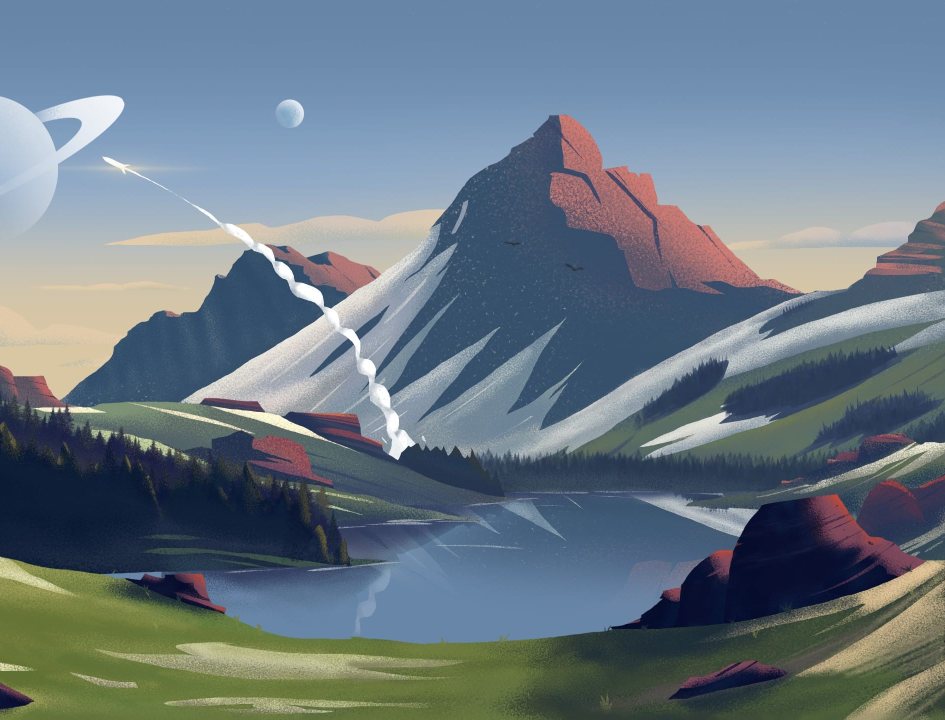
#> input picture mergeImages/RightSide.jpg, 1890 x 1439 px (shown at 1/2 size)
$ python image_stitching_short.py
#> lines starting #> are read from the running program, lines starting #| are printed output that depends on the picture
import cv2
import numpy as np
import matplotlib.pyplot as plt
from random import randrange

# towardsdatascience is the source

#img_ = cv2.imread('../testing_images_pi/image_for_testing_3.jpg')
img_ = cv2.imread('../mergeImages/RightSide.jpg')
#> img_ is the input picture: shape (1439, 1890, 3); mean B, G, R 131.3, 120.3, 106
img1 = cv2.cvtColor(img_, cv2.COLOR_BGR2GRAY)
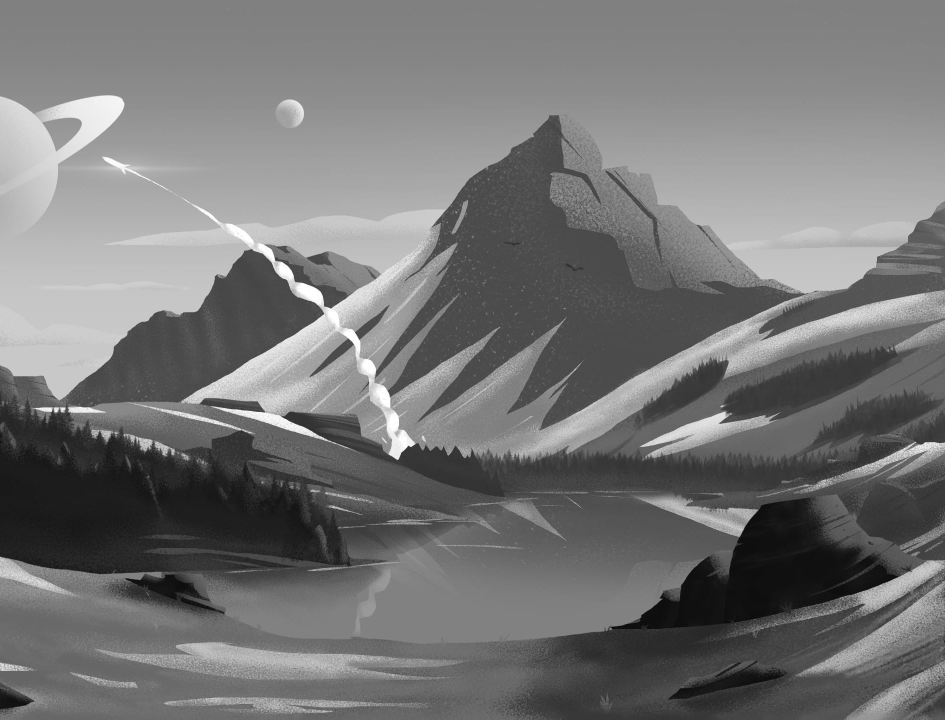
#> img1: shape (1439, 1890) (shown at 1/2 size); min 2, max 255, mean 117.3

#img = cv2.imread('../testing_images_pi/image_for_testing_2.jpg')
img = cv2.imread('../mergeImages/LeftSide.jpg')
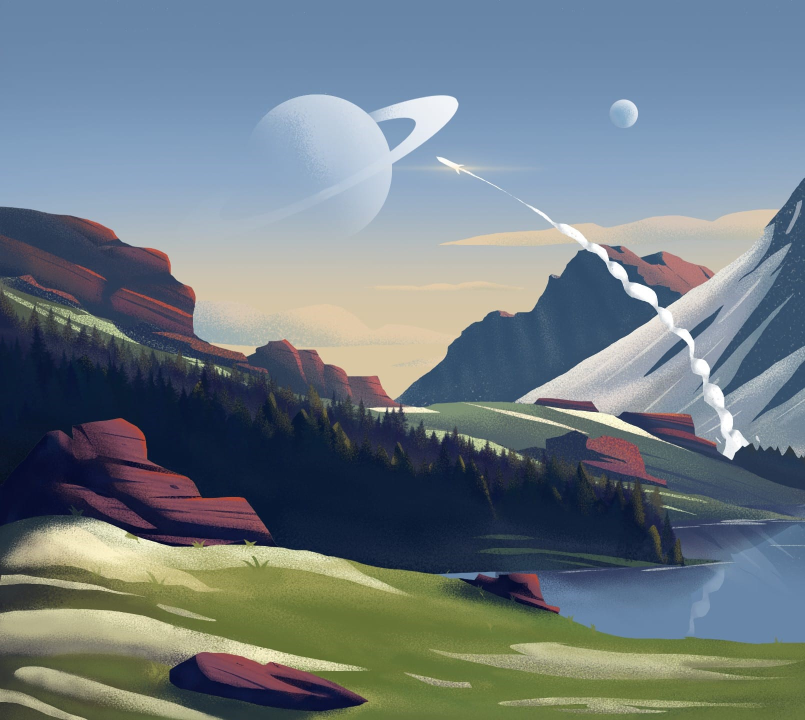
#> input picture mergeImages/LeftSide.jpg, 1610 x 1440 px (shown at 1/2 size)
#> img is the input picture: shape (1440, 1610, 3); mean B, G, R 129.6, 122.4, 110
img2 = cv2.cvtColor(img, cv2.COLOR_BGR2GRAY)
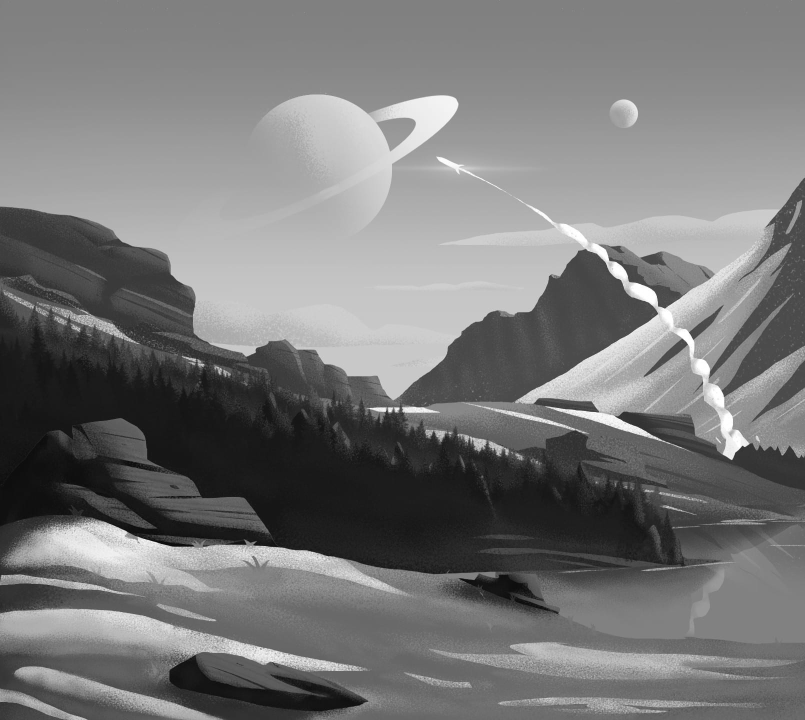
#> img2: shape (1440, 1610) (shown at 1/2 size); min 1, max 255, mean 119.6


orb = cv2.ORB_create(nfeatures=2000)

# find the keypoints and descriptors with SIFT
kp1, des1 = orb.detectAndCompute(img1, None)
#> kp1 = 2000 keypoints; strongest (x, y, size): (817, 892, 31), (795, 918, 31), (816, 893, 37.2), (794, 918, 37.2)
kp2, des2 = orb.detectAndCompute(img2, None)
#> kp2 = 2000 keypoints; strongest (x, y, size): (1485, 892, 31), (1463, 918, 31), (1484, 893, 37.2), (1463, 917, 44.6)
# BFMatcher with default params
bf = cv2.BFMatcher()
matches = bf.knnMatch(des1, des2, k=2)
#> matches = 2000 matches

# print matches
# Apply ratio test
good = []
for m in matches:
    if m[0].distance < 0.5 * m[1].distance:
        good.append(m)
#> after the loop, good = 389 matches
matches = np.asarray(good)

'''print matches[2,0].queryIdx
print matches[2,0].trainIdx
print matches[2,0].distance'''

if len(matches[:, 0]) >= 4:
    src = np.float32([kp1[m.queryIdx].pt for m in matches[:, 0]]).reshape(-1, 1, 2)
#> src = 389 rows, first 8: [260, 873], [896, 909], [364, 909], [345, 909], [191, 871], [325, 909], [378, 917], [751, 556]
    dst = np.float32([kp2[m.trainIdx].pt for m in matches[:, 0]]).reshape(-1, 1, 2)
#> dst = 389 rows, first 8: [928, 873], [1564, 909], [1032, 909], [1013, 909], [859, 871], [993, 909], [1046, 917], [1419, 556]

    H, masked = cv2.findHomography(src, dst, cv2.RANSAC, 5.0)
#> H = [[0.999, 0.00019, 667.9], [-0.00039, 0.999, 0.347], [-3.64e-07, -2.38e-07, 1]]; masked = 389 values from 1 to 1
    print(H)
#| [[ 9.99050837e-01  1.90356822e-04  6.67875599e+02]
#|  [-3.90455417e-04  9.99401970e-01  3.46963860e-01]
#|  [-3.63707892e-07 -2.37970524e-07  1.00000000e+00]]
else:
    raise AssertionError("Can't find enough keypoints.")

dst = cv2.warpPerspective(img_, H, (img.shape[1] + img_.shape[1], img.shape[0]))
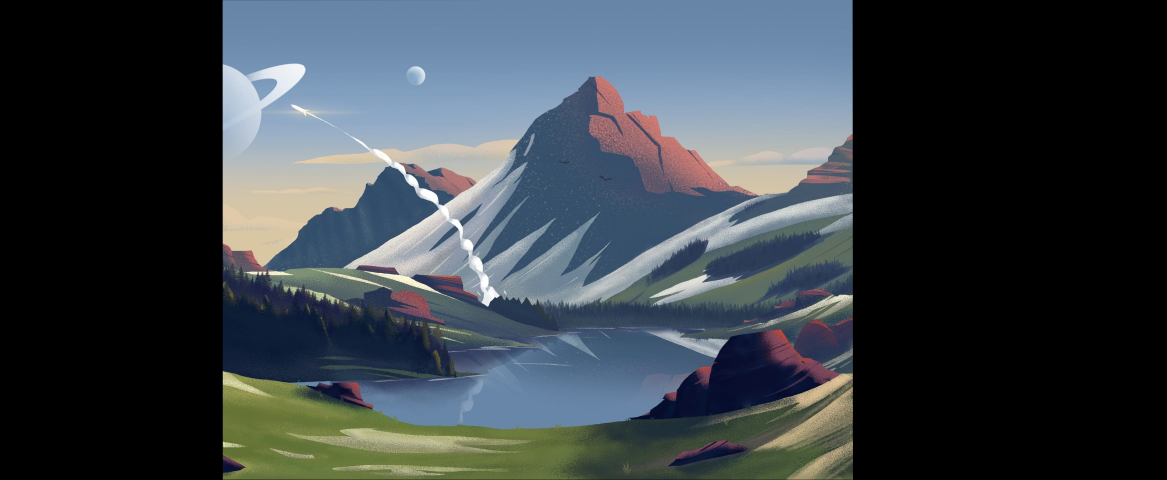
#> dst: shape (1440, 3500, 3) (shown at 1/3 size); mean B, G, R 70.9, 64.9, 57.2
plt.subplot(122), plt.imshow(dst), plt.title('Warped Image')
plt.show()
plt.figure()
dst[0:img.shape[0], 0:img.shape[1]] = img
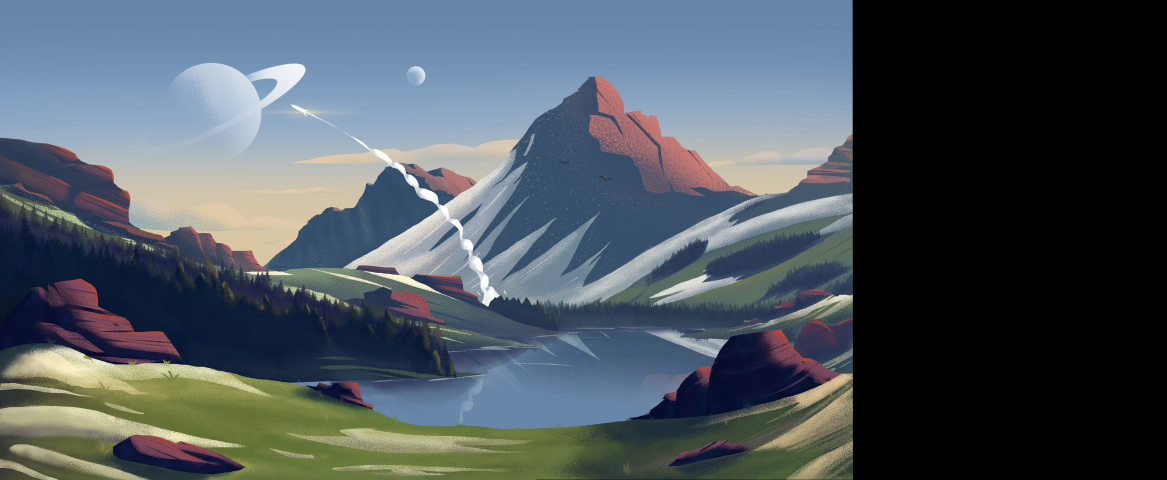
#> dst: shape (1440, 3500, 3) (shown at 1/3 size); mean B, G, R 93.8, 86.4, 77
cv2.imwrite('resultant_stitched_panorama.jpg', dst)
plt.imshow(dst)
plt.show()
cv2.imwrite('resultant_stitched_panorama.jpg', dst)

'''for i in range(1000):
	pts = []
	ind = []
	H_matrix = []
	j=[]
	while(len(ind)!=4):
		random_index = randrange(0,len(matches))
		if random_index not in ind:
			pts.append(matches[random_index])
			ind.append(random_index)
	src = np.float32([ kp1[m[0].queryIdx].pt for m in pts ]).reshape(-1,1,2)
	dst = np.float32([ kp2[m[0].trainIdx].pt for m in pts ]).reshape(-1,1,2)
	H, masked = cv2.findHomography(src, dst, cv2.RANSAC, 3.0)
	H_matrix.append(H)
	count=0
	inliers = []

	for i in matches:
		c1 = i[0].trainIdx
		c2 = i[0].queryIdx
		count+=1
		print count

		p=[]
		p.append(kp1[c2].pt[0])
		p.append(kp1[c2].pt[1])
		p.append(1)
		p = np.array(p)
		p1 = np.matmul(H,p)
		p1 = np.array([p1[0]/float(p1[2]),p1[1]/float(p1[2])])

		p2=[]
		p2.append(kp2[c1].pt[0])
		p2.append(kp2[c1].pt[1])
		p2 = np.array(p2)
		print p2
		print "#####"
		d = np.linalg.norm(p1-p2)
		print d

		if d<4:
			j.append(i)
	inliers.append(j)


max_inlier = max(inliers, key=len)
print "@@@ "+str(len(max_inlier))
max_inlier_index = inliers.index(max_inlier)
best_H = H_matrix[max_inlier_index]
(a,b)=img1.shape
transformed_image = cv2.warpPerspective(img_, best_H,(b,a) )
plt.subplot(122),plt.imshow(transformed_image),plt.title('Output')
plt.show()'''
